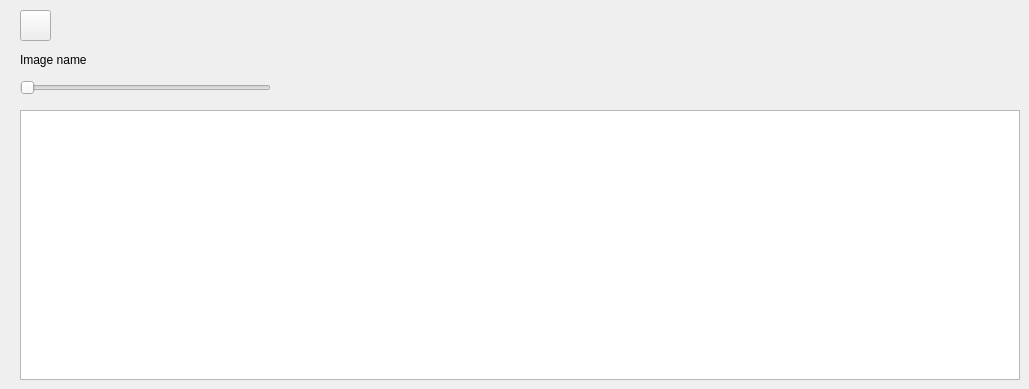
    <widget class="QWidget" name="tabShowPixels">
     <attribute name="title">
      <string>Pixels</string>
     </attribute>
     <widget class="QPushButton" name="pbSelectFolder">
      <property name="enabled">
       <bool>true</bool>
      </property>
      <property name="geometry">
       <rect>
        <x>20</x>
        <y>10</y>
        <width>31</width>
        <height>31</height>
       </rect>
      </property>
      <property name="toolTip">
       <string>&lt;html&gt;&lt;head/&gt;&lt;body&gt;&lt;p&gt;Select Directory&lt;/p&gt;&lt;/body&gt;&lt;/html&gt;</string>
      </property>
      <property name="text">
       <string/>
      </property>
      <property name="icon">
       <iconset resource="lstImgs.qrc">
        <normaloff>:/new/icons/imagenInte/folder-icon.png</normaloff>:/new/icons/imagenInte/folder-icon.png</iconset>
      </property>
     </widget>
     <widget class="QGraphicsView" name="graphViewPlot">
      <property name="geometry">
       <rect>
        <x>20</x>
        <y>110</y>
        <width>1000</width>
        <height>270</height>
       </rect>
      </property>
     </widget>
     <widget class="QSlider" name="slideChangeImage">
      <property name="enabled">
       <bool>false</bool>
      </property>
      <property name="geometry">
       <rect>
        <x>20</x>
        <y>80</y>
        <width>251</width>
        <height>16</height>
       </rect>
      </property>
      <property name="orientation">
       <enum>Qt::Horizontal</enum>
      </property>
     </widget>
     <widget class="QLabel" name="labelCubeImageName">
      <property name="geometry">
       <rect>
        <x>20</x>
        <y>50</y>
        <width>251</width>
        <height>20</height>
       </rect>
      </property>
      <property name="text">
       <string>Image name</string>
      </property>
     </widget>
    </widget>
